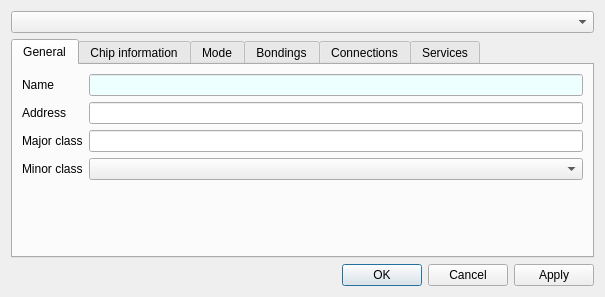
<ui version="4.0" >
 <class>LocalDevicesDialog</class>
 <widget class="QDialog" name="LocalDevicesDialog" >
  <property name="geometry" >
   <rect>
    <x>0</x>
    <y>0</y>
    <width>605</width>
    <height>297</height>
   </rect>
  </property>
  <property name="windowTitle" >
   <string>Local devices</string>
  </property>
  <layout class="QGridLayout" >
   <item row="0" column="0" >
    <widget class="QComboBox" name="adapterCombo" />
   </item>
   <item row="1" column="0" >
    <widget class="QTabWidget" name="tabWidget" >
     <property name="currentIndex" >
      <number>0</number>
     </property>
     <widget class="QWidget" name="tab" >
      <attribute name="title" >
       <string>General</string>
      </attribute>
      <layout class="QGridLayout" >
       <item row="0" column="0" >
        <widget class="QLabel" name="label_13" >
         <property name="text" >
          <string>Name</string>
         </property>
         <property name="buddy" >
          <cstring>nameLine</cstring>
         </property>
        </widget>
       </item>
       <item row="0" column="1" >
        <widget class="QLineEdit" name="nameLine" >
         <property name="palette" >
          <palette>
           <active>
            <colorrole role="Base" >
             <brush brushstyle="SolidPattern" >
              <color alpha="255" >
               <red>237</red>
               <green>255</green>
               <blue>255</blue>
              </color>
             </brush>
            </colorrole>
           </active>
           <inactive>
            <colorrole role="Base" >
             <brush brushstyle="SolidPattern" >
              <color alpha="255" >
               <red>237</red>
               <green>255</green>
               <blue>255</blue>
              </color>
             </brush>
            </colorrole>
           </inactive>
           <disabled>
            <colorrole role="Base" >
             <brush brushstyle="SolidPattern" >
              <color alpha="255" >
               <red>255</red>
               <green>255</green>
               <blue>255</blue>
              </color>
             </brush>
            </colorrole>
           </disabled>
          </palette>
         </property>
        </widget>
       </item>
       <item row="1" column="0" >
        <widget class="QLabel" name="label" >
         <property name="text" >
          <string>Address</string>
         </property>
         <property name="buddy" >
          <cstring>addressLine</cstring>
         </property>
        </widget>
       </item>
       <item row="1" column="1" >
        <widget class="QLineEdit" name="addressLine" >
         <property name="readOnly" >
          <bool>true</bool>
         </property>
        </widget>
       </item>
       <item row="2" column="0" >
        <widget class="QLabel" name="label_11" >
         <property name="text" >
          <string>Major class</string>
         </property>
         <property name="buddy" >
          <cstring>majorclassLine</cstring>
         </property>
        </widget>
       </item>
       <item row="2" column="1" >
        <widget class="QLineEdit" name="majorclassLine" >
         <property name="readOnly" >
          <bool>true</bool>
         </property>
        </widget>
       </item>
       <item row="3" column="0" >
        <widget class="QLabel" name="label_12" >
         <property name="text" >
          <string>Minor class</string>
         </property>
        </widget>
       </item>
       <item row="3" column="1" >
        <widget class="QComboBox" name="minorclassCombo" />
       </item>
       <item row="4" column="1" >
        <spacer>
         <property name="orientation" >
          <enum>Qt::Vertical</enum>
         </property>
         <property name="sizeHint" >
          <size>
           <width>20</width>
           <height>40</height>
          </size>
         </property>
        </spacer>
       </item>
      </layout>
     </widget>
     <widget class="QWidget" name="chipInfoTab" >
      <attribute name="title" >
       <string>Chip information</string>
      </attribute>
      <layout class="QGridLayout" >
       <item row="0" column="0" >
        <widget class="QLabel" name="label_6" >
         <property name="text" >
          <string>Version</string>
         </property>
         <property name="buddy" >
          <cstring>versionLine</cstring>
         </property>
        </widget>
       </item>
       <item row="0" column="1" >
        <widget class="QLineEdit" name="versionLine" >
         <property name="readOnly" >
          <bool>true</bool>
         </property>
        </widget>
       </item>
       <item row="1" column="0" >
        <widget class="QLabel" name="label_8" >
         <property name="text" >
          <string>Revision</string>
         </property>
         <property name="buddy" >
          <cstring>revisionLine</cstring>
         </property>
        </widget>
       </item>
       <item row="1" column="1" >
        <widget class="QLineEdit" name="revisionLine" >
         <property name="readOnly" >
          <bool>true</bool>
         </property>
        </widget>
       </item>
       <item row="2" column="0" >
        <widget class="QLabel" name="label_10" >
         <property name="text" >
          <string>Manufacturer</string>
         </property>
         <property name="buddy" >
          <cstring>manufacturerLine</cstring>
         </property>
        </widget>
       </item>
       <item row="2" column="1" >
        <widget class="QLineEdit" name="manufacturerLine" >
         <property name="readOnly" >
          <bool>true</bool>
         </property>
        </widget>
       </item>
       <item row="3" column="0" >
        <widget class="QLabel" name="label_9" >
         <property name="text" >
          <string>Company</string>
         </property>
         <property name="buddy" >
          <cstring>companyLine</cstring>
         </property>
        </widget>
       </item>
       <item row="3" column="1" >
        <widget class="QLineEdit" name="companyLine" >
         <property name="readOnly" >
          <bool>true</bool>
         </property>
        </widget>
       </item>
       <item row="4" column="1" >
        <spacer>
         <property name="orientation" >
          <enum>Qt::Vertical</enum>
         </property>
         <property name="sizeHint" >
          <size>
           <width>20</width>
           <height>40</height>
          </size>
         </property>
        </spacer>
       </item>
      </layout>
     </widget>
     <widget class="QWidget" name="tab_2" >
      <attribute name="title" >
       <string>Mode</string>
      </attribute>
      <layout class="QGridLayout" >
       <item row="0" column="0" colspan="2" >
        <widget class="QComboBox" name="modeCombo" >
         <item>
          <property name="text" >
           <string>Off</string>
          </property>
         </item>
         <item>
          <property name="text" >
           <string>Connectable</string>
          </property>
         </item>
         <item>
          <property name="text" >
           <string>Discoverable</string>
          </property>
         </item>
        </widget>
       </item>
       <item row="1" column="0" >
        <widget class="QLabel" name="label_7" >
         <property name="text" >
          <string>Timeout</string>
         </property>
        </widget>
       </item>
       <item row="1" column="1" >
        <widget class="QSlider" name="discoverableSlider" >
         <property name="maximum" >
          <number>3600</number>
         </property>
         <property name="orientation" >
          <enum>Qt::Horizontal</enum>
         </property>
         <property name="tickPosition" >
          <enum>QSlider::TicksBothSides</enum>
         </property>
         <property name="tickInterval" >
          <number>30</number>
         </property>
        </widget>
       </item>
       <item row="2" column="1" >
        <spacer>
         <property name="orientation" >
          <enum>Qt::Vertical</enum>
         </property>
         <property name="sizeHint" >
          <size>
           <width>20</width>
           <height>40</height>
          </size>
         </property>
        </spacer>
       </item>
      </layout>
     </widget>
     <widget class="QWidget" name="tab_5" >
      <attribute name="title" >
       <string>Bondings</string>
      </attribute>
      <layout class="QGridLayout" >
       <item row="0" column="0" >
        <widget class="QListWidget" name="bondingsList" />
       </item>
      </layout>
     </widget>
     <widget class="QWidget" name="tab_3" >
      <attribute name="title" >
       <string>Connections</string>
      </attribute>
      <layout class="QGridLayout" >
       <item row="0" column="0" >
        <widget class="QListWidget" name="connectionsList" />
       </item>
      </layout>
     </widget>
     <widget class="QWidget" name="tab_4" >
      <attribute name="title" >
       <string>Services</string>
      </attribute>
     </widget>
    </widget>
   </item>
   <item row="2" column="0" >
    <widget class="QDialogButtonBox" name="buttonBox" >
     <property name="orientation" >
      <enum>Qt::Horizontal</enum>
     </property>
     <property name="standardButtons" >
      <set>QDialogButtonBox::Apply|QDialogButtonBox::Cancel|QDialogButtonBox::NoButton|QDialogButtonBox::Ok</set>
     </property>
    </widget>
   </item>
  </layout>
 </widget>
 <resources/>
 <connections>
  <connection>
   <sender>buttonBox</sender>
   <signal>accepted()</signal>
   <receiver>LocalDevicesDialog</receiver>
   <slot>accept()</slot>
   <hints>
    <hint type="sourcelabel" >
     <x>227</x>
     <y>272</y>
    </hint>
    <hint type="destinationlabel" >
     <x>157</x>
     <y>274</y>
    </hint>
   </hints>
  </connection>
  <connection>
   <sender>buttonBox</sender>
   <signal>rejected()</signal>
   <receiver>LocalDevicesDialog</receiver>
   <slot>reject()</slot>
   <hints>
    <hint type="sourcelabel" >
     <x>295</x>
     <y>278</y>
    </hint>
    <hint type="destinationlabel" >
     <x>286</x>
     <y>274</y>
    </hint>
   </hints>
  </connection>
 </connections>
</ui>
